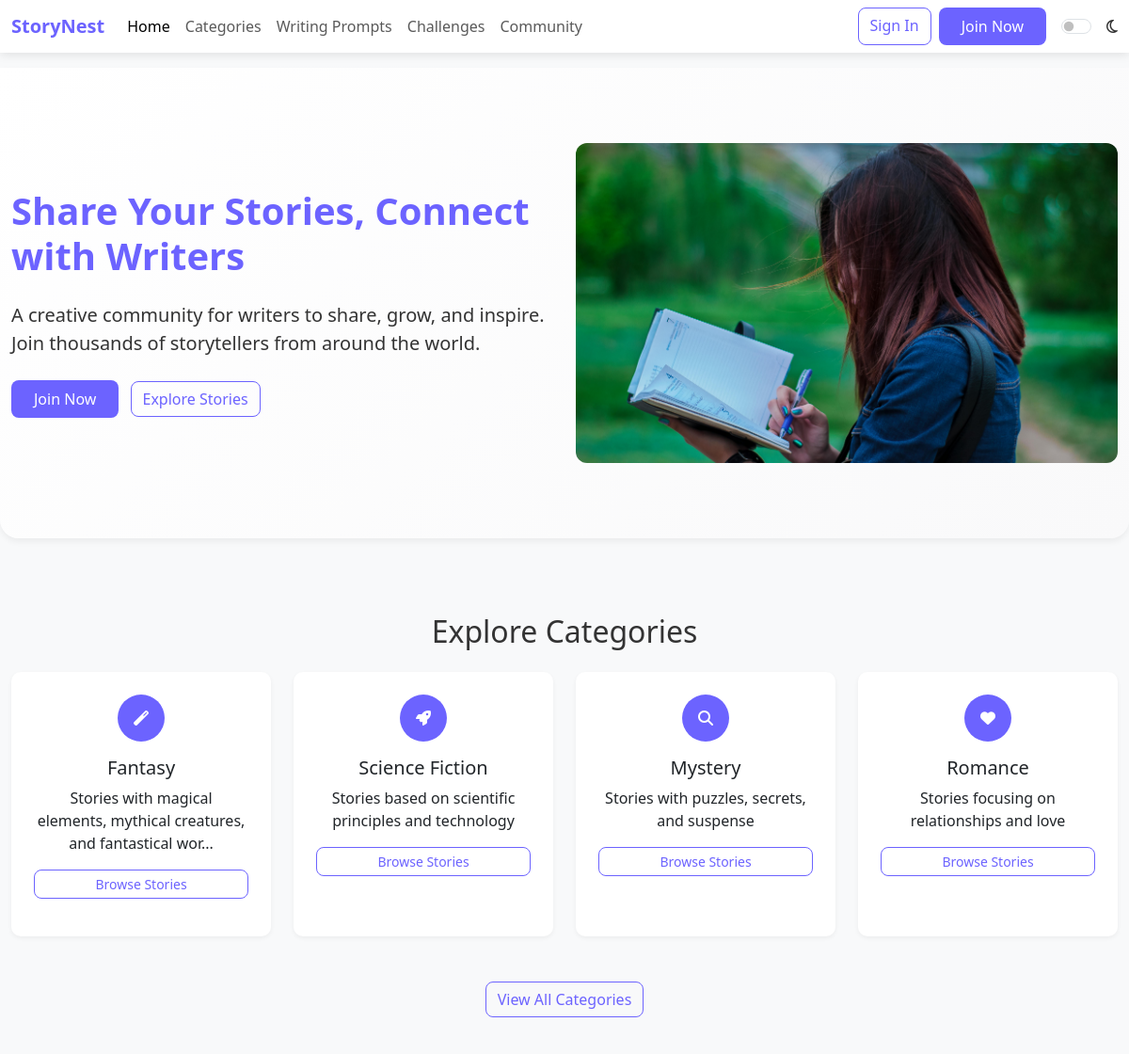
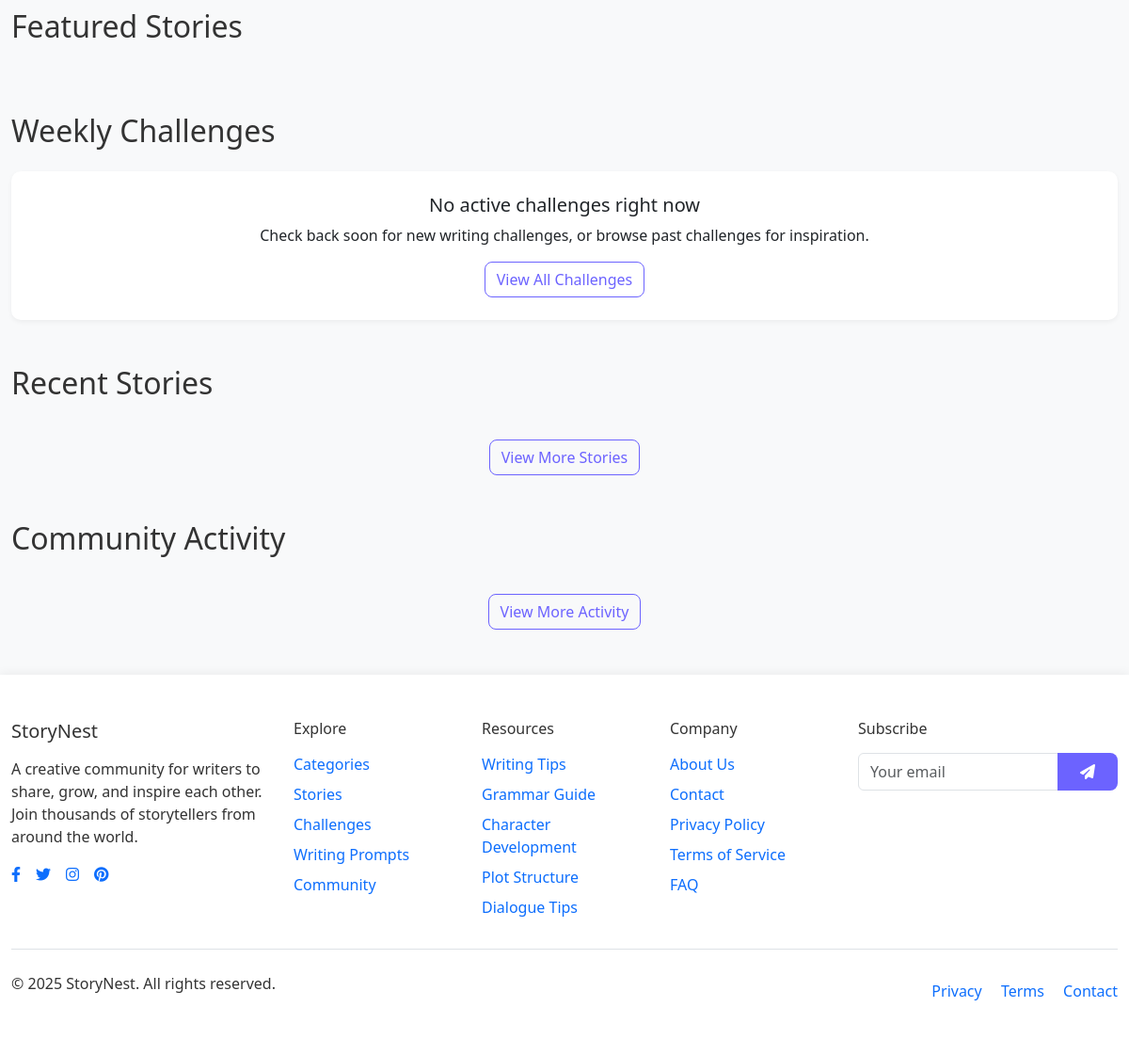
The page / on the database its author committed (2 pictures, top to bottom).
### tables this page shows
CREATE TABLE IF NOT EXISTS categories (
    id INT PRIMARY KEY AUTO_INCREMENT,
    name VARCHAR(50) NOT NULL,
    description TEXT,
    icon VARCHAR(50)
);

### config.php (called while the page is built, shortened)
<?php
function isLoggedIn() {
    return isset($_SESSION['user_id']);
}
?>

### index.php (the view, shortened to what this page needs)
<?php
require_once "config.php";
try {
    $stmt = $conn->prepare("
        SELECT c.*, u.username, u.display_name,
               (SELECT COUNT(*) FROM challenge_entries WHERE challenge_id = c.id) as entries_count
        FROM challenges c
        JOIN users u ON c.created_by = u.id
        WHERE c.status = 'active'
        ORDER BY c.end_date ASC
        LIMIT 1
    ");
    $stmt->execute();
    $active_challenge = $stmt->fetch();
} catch(PDOException $e) {
    $active_challenge = null;
}
try {
    $stmt = $conn->prepare("
        SELECT c.*, COUNT(s.id) as story_count
        FROM categories c
        LEFT JOIN stories s ON c.id = s.category_id AND s.status = 'published'
        GROUP BY c.id
        ORDER BY story_count DESC
        LIMIT 4
    ");
    $stmt->execute();
    $popular_categories = $stmt->fetchAll();
} catch(PDOException $e) {
    $popular_categories = [];
}
include_once "includes/header.php";
?>
<!DOCTYPE html>
<html lang="en">
<head>
    <link rel="stylesheet" href="assets/css/home.css">
    <body>
<section class="hero-section">
    <div class="container">
        <div class="row align-items-center">
            <div class="col-lg-6">
                <h1 class="hero-title mb-4">Share Your Stories, Connect with Writers</h1>
                <p class="lead mb-4">A creative community for writers to share, grow, and inspire. Join thousands of storytellers from around the world.</p>
                <a href="<?php echo isLoggedIn() ? 'create-story.php' : 'register.php'; ?>" class="btn btn-primary me-2">
                    <?php echo isLoggedIn() ? 'Start Writing' : 'Join Now'; ?>
                </a>
                <a href="categories.php" class="btn btn-outline-primary">Explore Stories</a>
            </div>
            <div class="col-lg-6">
                <div id="heroCarousel" class="carousel slide" data-bs-ride="carousel" data-bs-interval="2000">
                  <div class="carousel-inner rounded">
                    <div class="carousel-item">
                      <img src="assets/images/women2.jpg" class="d-block w-100 hero-slider-img" alt="Woman writing 2">
                    </div>
                  </div>
                </div>
            </div>
        </div>
    </div>
</section>
<div class="container py-5">
    <section class="mb-5">
        <h2 class="text-center mb-4">Explore Categories</h2>
        <div class="row align-items-stretch">
            <?php foreach ($popular_categories as $category): ?>
                <div class="col-md-3 col-sm-6 mb-4 d-flex">
                    <div class="card text-center p-4 h-100 w-100">
                        <div class="category-icon mx-auto">
                            <i class="fas <?php echo htmlspecialchars($category['icon']); ?>"></i>
                        </div>
                        <h5 class="card-title"><?php echo htmlspecialchars($category['name']); ?></h5>
                        <p class="card-text"><?php echo htmlspecialchars(substr($category['description'], 0, 70) . (strlen($category['description']) > 70 ? '...' : '')); ?></p>
                        <a href="category.php?id=<?php echo $category['id']; ?>" class="btn btn-sm btn-outline-primary">Browse Stories</a>
                    </div>
                </div>
            <?php endforeach; ?>
        </div>
        <div class="text-center mt-4">
            <a href="categories.php" class="btn btn-outline-primary">View All Categories</a>
        </div>
    </section>
    <section class="mb-5">
        <h2 class="mb-4">Featured Stories</h2>
    </section>
    <section class="mb-5">
        <h2 class="mb-4">Weekly Challenges</h2>
        <?php if ($active_challenge): ?>
            <div class="card p-4">
                <div class="row">
                    <div class="col-md-8">
                        <h4 class="mb-3"><?php echo htmlspecialchars($active_challenge['title']); ?></h4>
                        <p><?php echo htmlspecialchars($active_challenge['description']); ?></p>
                        <p class="story-meta mb-3">
                            <span class="me-3"><i class="fas fa-calendar me-1"></i> Ends in <?php echo ceil((strtotime($active_challenge['end_date']) - time()) / (60*60*24)); ?> days</span>
                            <span><i class="fas fa-users me-1"></i> <?php echo $active_challenge['entries_count']; ?> participants</span>
                        </p>
                        <a href="challenge.php?id=<?php echo $active_challenge['id']; ?>" class="btn btn-primary">Join Challenge</a>
                    </div>
                    <div class="col-md-4">
                        <img src="/api/placeholder/300/200" alt="Writing challenge" class="img-fluid rounded">
                    </div>
                </div>
            </div>
        <?php else: ?>
            <div class="card p-4">
                <div class="text-center">
                    <h5>No active challenges right now</h5>
                    <p>Check back soon for new writing challenges, or browse past challenges for inspiration.</p>
                    <a href="challenges.php" class="btn btn-outline-primary">View All Challenges</a>
                </div>
            </div>
        <?php endif; ?>
    </section>
    <section class="mb-5">
        <h2 class="mb-4">Recent Stories</h2>
        <div class="text-center mt-3">
            <a href="stories.php" class="btn btn-outline-primary">View More Stories</a>
        </div>
    </section>
    <section>
        <h2 class="mb-4">Community Activity</h2>
        <div class="text-center mt-3">
            <a href="community.php" class="btn btn-outline-primary">View More Activity</a>
        </div>
    </section>
</div>
<?php
include_once "includes/footer.php";
?>
                                </body>
                                </html>

### includes/header.php (shortened to what this page needs)
<?php
require_once "config.php";
$current_page = basename($_SERVER['PHP_SELF']);
$current_user = null;
?>
<!DOCTYPE html>
<html lang="en">
<head>
    <link href="https://cdnjs.cloudflare.com/ajax/libs/bootstrap/5.3.0/css/bootstrap.min.css" rel="stylesheet">
    <link href="https://cdnjs.cloudflare.com/ajax/libs/font-awesome/6.4.0/css/all.min.css" rel="stylesheet">
</head>
<body>
    <nav class="navbar navbar-expand-lg navbar-light bg-white">
        <div class="container">
            <a class="navbar-brand" href="index.php">StoryNest</a>
            <div class="collapse navbar-collapse" id="navbarNav">
                <ul class="navbar-nav me-auto">
                    <li class="nav-item">
                        <a class="nav-link <?php echo ($current_page == 'index.php') ? 'active' : ''; ?>" href="index.php">Home</a>
                    </li>
                    <li class="nav-item">
                        <a class="nav-link <?php echo ($current_page == 'categories.php') ? 'active' : ''; ?>" href="categories.php">Categories</a>
                    </li>
                    <li class="nav-item">
                        <a class="nav-link <?php echo ($current_page == 'prompts.php') ? 'active' : ''; ?>" href="prompts.php">Writing Prompts</a>
                    </li>
                    <li class="nav-item">
                        <a class="nav-link <?php echo ($current_page == 'challenges.php') ? 'active' : ''; ?>" href="challenges.php">Challenges</a>
                    </li>
                    <li class="nav-item">
                        <a class="nav-link <?php echo ($current_page == 'community.php') ? 'active' : ''; ?>" href="community.php">Community</a>
                    </li>
                </ul>
                <?php if (isLoggedIn() && $current_user): ?>
                    <div class="d-flex align-items-center">
                        <a href="create-story.php" class="btn btn-primary btn-sm me-3">Write a Story</a>
                        <div class="dropdown">
                            <a href="#" class="text-decoration-none dropdown-toggle d-flex align-items-center" id="userDropdown" data-bs-toggle="dropdown" aria-expanded="false">
                                <img src="<?php echo !empty($current_user['profile_image']) ? 'uploads/avatars/' . $current_user['profile_image'] : 'assets/images/images.png'; ?>" class="rounded-circle me-2" alt="Profile picture" width="40" height="40">
                                <span class="d-none d-md-inline"><?php echo htmlspecialchars($current_user['username']); ?></span>
                            </a>
                            <ul class="dropdown-menu dropdown-menu-end" aria-labelledby="userDropdown">
                                <li><a class="dropdown-item" href="profile.php?username=<?php echo urlencode($current_user['username']); ?>">My Profile</a></li>
                                <li><a class="dropdown-item" href="my-stories.php">My Stories</a></li>
                                <li><a class="dropdown-item" href="bookmarks.php">Bookmarks</a></li>
                                <li><a class="dropdown-item" href="settings.php">Settings</a></li>
                                <li><hr class="dropdown-divider"></li>
                                <li><a class="dropdown-item" href="logout.php">Sign Out</a></li>
                            </ul>
                        </div>
                    </div>
                <?php else: ?>
                    <div class="d-flex">
                        <a href="login.php" class="btn btn-outline-primary me-2">Sign In</a>
                        <a href="register.php" class="btn btn-primary">Join Now</a>
                    </div>
                <?php endif; ?>
                <div class="ms-3 d-flex align-items-center">
                    <div class="form-check form-switch mb-0">
                        <input class="form-check-input" type="checkbox" id="darkModeToggle" style="cursor:pointer;">
                        <span id="darkModeIcon" class="ms-2"><i class="fa-regular fa-moon"></i></span>
                    </div>
                </div>
            </div>
        </div>
    </nav>
</body>
</html>

### includes/footer.php (shortened to what this page needs)
<!DOCTYPE html>
<html lang="en">
<head>
    <link rel="stylesheet" href="assets/css/darkmode.css">
<footer class="footer mt-auto py-5">
    <div class="container">
        <div class="row">
            <div class="col-lg-3 mb-4 mb-lg-0">
                <h5 class="mb-3">StoryNest</h5>
                <p>A creative community for writers to share, grow, and inspire each other. Join thousands of storytellers from around the world.</p>
                <div class="d-flex social-links">
                    <a href="#" class="me-3"><i class="fab fa-facebook-f"></i></a>
                    <a href="#" class="me-3"><i class="fab fa-twitter"></i></a>
                    <a href="#" class="me-3"><i class="fab fa-instagram"></i></a>
                    <a href="#" class="me-3"><i class="fab fa-pinterest"></i></a>
                </div>
            </div>
            <div class="col-lg-2 col-md-4 mb-4 mb-md-0">
                <h6 class="mb-3">Explore</h6>
                <ul class="nav flex-column">
                    <li class="nav-item mb-2"><a href="categories.php" class="nav-link p-0">Categories</a></li>
                    <li class="nav-item mb-2"><a href="stories.php" class="nav-link p-0">Stories</a></li>
                    <li class="nav-item mb-2"><a href="challenges.php" class="nav-link p-0">Challenges</a></li>
                    <li class="nav-item mb-2"><a href="prompts.php" class="nav-link p-0">Writing Prompts</a></li>
                    <li class="nav-item mb-2"><a href="community.php" class="nav-link p-0">Community</a></li>
                </ul>
            </div>
            <div class="col-lg-2 col-md-4 mb-4 mb-md-0">
                <h6 class="mb-3">Resources</h6>
                <ul class="nav flex-column">
                    <li class="nav-item mb-2"><a href="#" class="nav-link p-0">Writing Tips</a></li>
                    <li class="nav-item mb-2"><a href="#" class="nav-link p-0">Grammar Guide</a></li>
                    <li class="nav-item mb-2"><a href="#" class="nav-link p-0">Character Development</a></li>
                    <li class="nav-item mb-2"><a href="#" class="nav-link p-0">Plot Structure</a></li>
                    <li class="nav-item mb-2"><a href="#" class="nav-link p-0">Dialogue Tips</a></li>
                </ul>
            </div>
            <div class="col-lg-2 col-md-4 mb-4 mb-md-0">
                <h6 class="mb-3">Company</h6>
                <ul class="nav flex-column">
                    <li class="nav-item mb-2"><a href="#" class="nav-link p-0">About Us</a></li>
                    <li class="nav-item mb-2"><a href="#" class="nav-link p-0">Contact</a></li>
                    <li class="nav-item mb-2"><a href="#" class="nav-link p-0">Privacy Policy</a></li>
                    <li class="nav-item mb-2"><a href="#" class="nav-link p-0">Terms of Service</a></li>
                    <li class="nav-item mb-2"><a href="#" class="nav-link p-0">FAQ</a></li>
                </ul>
            </div>
            <div class="col-lg-3 col-md-12">
                <div class="row">
                    <div class="col-lg-12 mb-3">
                        <h6 class="mb-3">Subscribe</h6>
                        <form class="newsletter-form">
                            <div class="input-group mb-3">
                                <input type="email" class="form-control" placeholder="Your email" aria-label="Your email">
                                <button class="btn btn-primary" type="submit"><i class="fas fa-paper-plane"></i></button>
                            </div>
                        </form>
                    </div>
                </div>
            </div>
        </div>
        <div class="d-flex justify-content-between align-items-center mt-4 pt-4 border-top">
            <p>&copy; <?php echo date('Y'); ?> StoryNest. All rights reserved.</p>
            <div>
                <a href="#" class="text-decoration-none me-3">Privacy</a>
                <a href="#" class="text-decoration-none me-3">Terms</a>
                <a href="#" class="text-decoration-none">Contact</a>
            </div>
        </div>
    </div>
</footer>
    </body>
</html>

### assets/css/home.css (style rules this page uses)
.hero-section { background: linear-gradient(135deg, #fff, var(--secondary-color)); padding: 5rem 0; border-radius: 0 0 20px 20px; margin-bottom: 2rem; box-shadow: 0 4px 6px rgba(0,0,0,0.05); }
.hero-title { font-weight: 800; color: var(--primary-color); }
.category-icon { background-color: var(--primary-color); color: white; width: 50px; height: 50px; border-radius: 50%; display: flex; align-items: center; justify-content: center; margin-bottom: 1rem; }
.hero-slider-img { width: 100%; height: 340px; object-fit: cover; border-radius: 12px; }
.row.align-items-stretch .card { display: flex; flex-direction: column; height: 100%; }

### assets/css/darkmode.css (style rules this page uses)
:root { --primary-color: #6c63ff; --secondary-color: #f9f9fa; --text-color: #333; --light-text: #777; --accent-color: #ff6584; --bg-color: #ffffff; --card-bg: #ffffff; --border-color: #e9ecef; --footer-bg: #f8f9fa; --input-bg: #ffffff; --input-border: #ced4da; }
body, .card, .editor-container, .sidebar-container, .navbar, .dropdown-menu, .form-control, .btn, .nav-tabs, .list-group-item, .footer { transition: background-color 0.3s ease, color 0.3s ease, border-color 0.3s ease; }

### includes/header.php (style rules this page uses)
:root { --primary-color: #6c63ff; --secondary-color: #f9f9f9; --text-color: #333; --light-text: #777; --accent-color: #ff6584; }
body { font-family: 'Segoe UI', Tahoma, Geneva, Verdana, sans-serif; color: var(--text-color); background-color: #f8f9fa; }
.navbar { box-shadow: 0 2px 10px rgba(0,0,0,0.1); }
.navbar-brand { font-weight: 700; color: var(--primary-color); }
.btn-primary { background-color: var(--primary-color); border: none; border-radius: 8px; padding: 0.5rem 1.5rem; }
.btn-outline-primary { color: var(--primary-color); border-color: var(--primary-color); border-radius: 8px; }
.container { max-width: 1200px; }
footer { background-color: #fff; padding: 2rem 0; box-shadow: 0 -2px 10px rgba(0,0,0,0.05); margin-top: 3rem; }
.card { border: none; border-radius: 10px; box-shadow: 0 2px 5px rgba(0,0,0,0.05); margin-bottom: 1rem; }

### rows shown on the page
categories: name "Fantasy", description "Stories with magical elements, mythical creatures, and fantastical wor..."
categories: name "Science Fiction", description "Stories based on scientific principles and technology"
categories: name "Mystery", description "Stories with puzzles, secrets, and suspense"
categories: name "Romance", description "Stories focusing on relationships and love"
